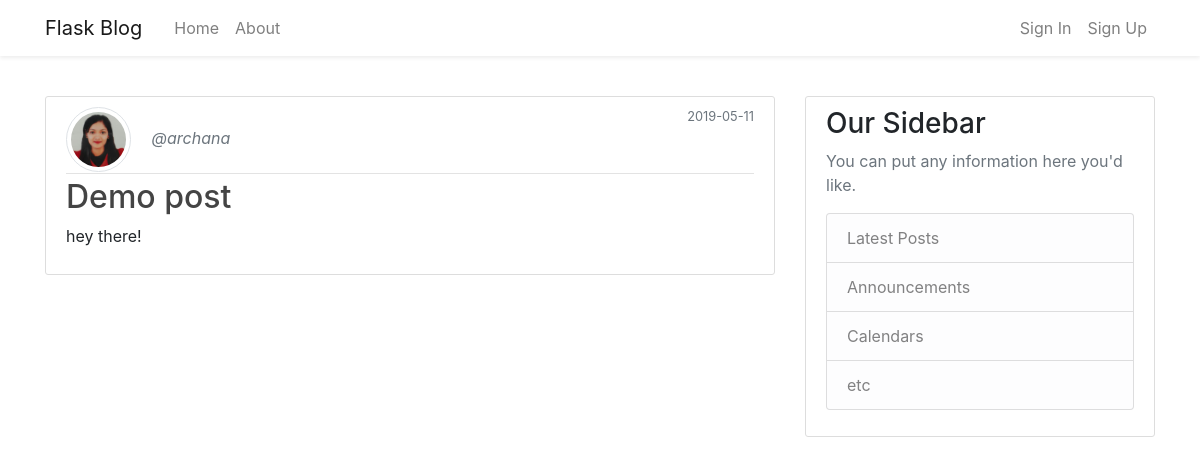
/post/10, run on the app's committed database.
### flask_blog/models.py (models this page shows, shortened)
class User(db.Model, UserMixin):
    id = db.Column(db.Integer, primary_key = True)
    username = db.Column(db.String(20), unique = True, nullable = False)
    email = db.Column(db.String(120), unique = True, nullable = False)
    image_file = db.Column(db.String(20), nullable = False, default = 'default.png')
    password = db.Column(db.String(60), nullable = False)
    posts = db.relationship('Post', backref = 'author', lazy = True)

class Post(db.Model):
    id = db.Column(db.Integer, primary_key = True)
    title = db.Column(db.String(100), nullable = False)
    date_posted = db.Column(db.DateTime, nullable = False, default = datetime.utcnow)
    content = db.Column(db.Text, nullable = False)
    user_id = db.Column(db.Integer, db.ForeignKey('user.id'), nullable = False)

### flask_blog/posts/routes.py (the view)
@posts.route("/post/<int:post_id>")
def post(post_id):
    post = Post.query.get_or_404(post_id)
    return render_template('post.html', title = post.title, post = post)

### flask_blog/templates/post.html (shortened to what this page needs)
{% extends "layout.html" %}
{% block content %}
<article class="media content-section">
    <div class="media-body">
        <div class="article-metadata">
            <img class="rounded-circle article-img img-thumbnail" src="{{ url_for('static', filename = 'images/' + post.author.image_file) }}">
            <a class="mr-2 text-muted font-italic" href="{{ url_for('users.user_posts', username = post.author.username) }}">@{{ post.author.username }}</a>
            <small class="text-muted float-right">{{ post.date_posted.strftime('%Y-%m-%d') }}</small>
        </div>
        <h2 class="article-title">{{ post.title }}</h2>
        <p class="article-content">{{ post.content }}</p>
    </div>
</article>
{% endblock content %}

### flask_blog/static/css/main.css (style rules this page uses)
.content-section { background: #ffffff; padding: 10px 20px; border: 1px solid #dddddd; border-radius: 3px; margin-bottom: 10px; }
.article-title { color: #444444; }
.article-content { white-space: pre-line; }
.article-img { height: 65px; width: 65px; margin-right: 16px; }
.article-metadata { padding-bottom: 1px; margin-bottom: 4px; border-bottom: 1px solid #e3e3e3 }

### data on the page
User: image_file (picture), author.username "archana"
Post: date_posted "2019-05-11", title "Demo post", content "hey there!"
